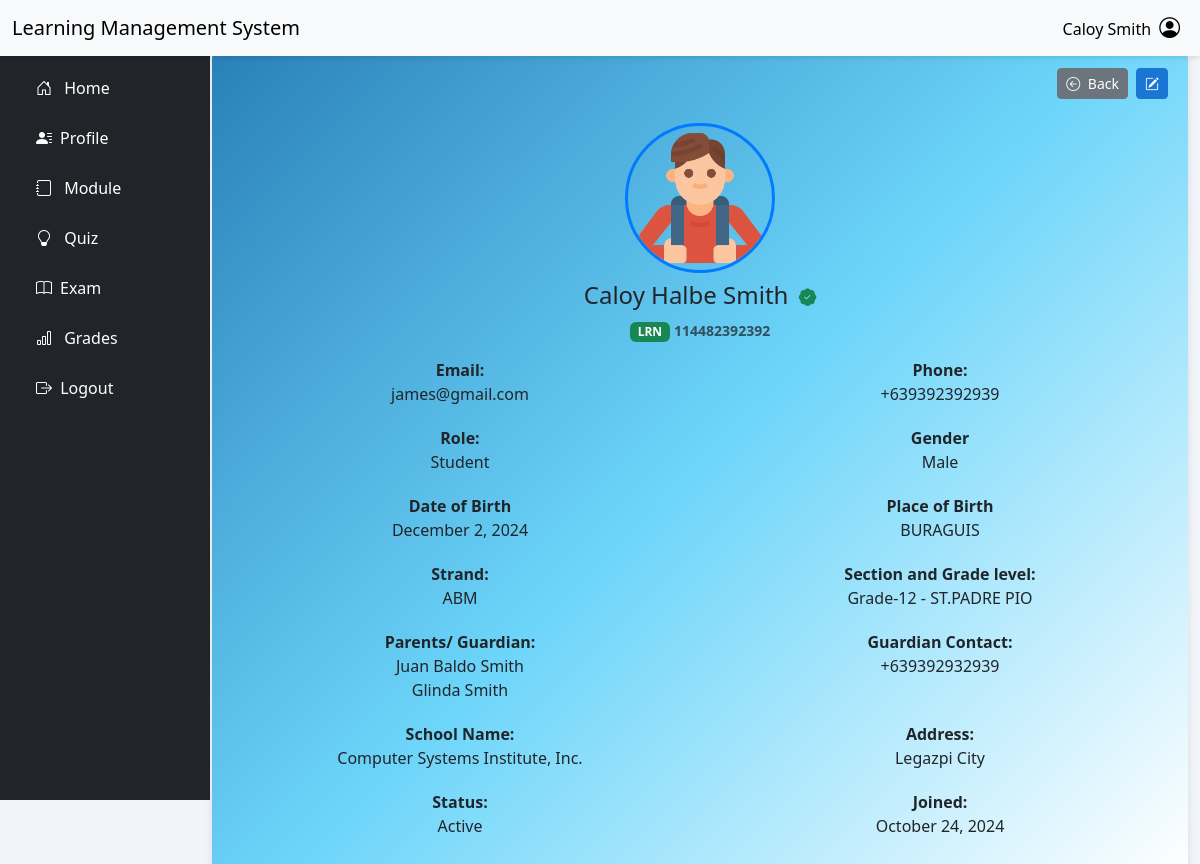
The page /?page=student_prof (signed in) on the database as committed earlier.
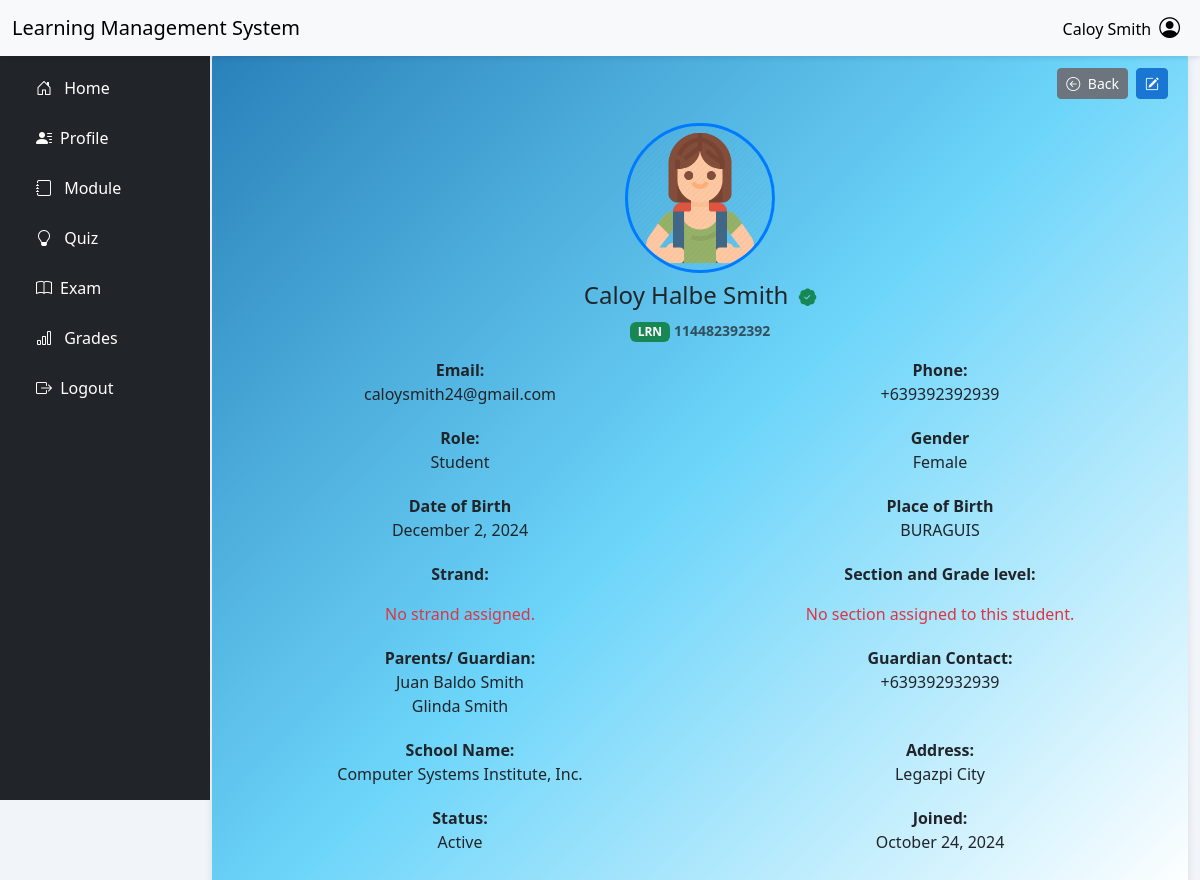
The same page on the database as committed later.
### tables this page shows
CREATE TABLE `student` (
  `stu_lrn` varchar(12) NOT NULL COMMENT 'STUDENT LRN',
  `stu_fname` varchar(50) NOT NULL,
  `stu_mname` varchar(30) DEFAULT NULL,
  `stu_lname` varchar(50) NOT NULL,
  `stu_address` varchar(100) NOT NULL,
  `stu_contact` varchar(15) NOT NULL,
  `stu_gender` varchar(50) NOT NULL,
  `stu_email` varchar(100) NOT NULL,
  `stu_dob` date NOT NULL,
  `stu_pob` varchar(70) NOT NULL COMMENT 'Place of birth',
  `father_name` varchar(250) NOT NULL COMMENT 'Parent name',
  `mother_name` varchar(250) NOT NULL COMMENT 'Parent Name',
  `parent_contact` varchar(15) NOT NULL,
  `id` varchar(50) DEFAULT NULL COMMENT 'User ID'
);

CREATE TABLE `section` (
  `section_code` varchar(50) NOT NULL,
  `strand_code` varchar(50) DEFAULT NULL,
  `grade_lvl` varchar(30) NOT NULL,
  `section_name` varchar(20) DEFAULT NULL,
  `teacher_id` varchar(50) DEFAULT NULL,
  `date_created` date NOT NULL
);

CREATE TABLE `strand` (
  `strand_code` varchar(50) NOT NULL,
  `strand_name` varchar(30) DEFAULT NULL,
  `strand_desc` varchar(100) DEFAULT NULL
);

CREATE TABLE `enroll` (
  `stu_lrn` varchar(12) NOT NULL COMMENT 'STUDENT LRN',
  `section_code` varchar(50) NOT NULL COMMENT 'SECTION NAME',
  `semester` varchar(50) NOT NULL COMMENT 'set semester',
  `school_year` varchar(30) NOT NULL COMMENT 'set school year',
  `date_enroll` date DEFAULT NULL,
  `enroll_status` varchar(30) NOT NULL,
  `current_school` varchar(70) NOT NULL,
  `school_id` mediumint UNSIGNED DEFAULT NULL,
  `school_address` varchar(100) NOT NULL,
  `school_type` varchar(30) NOT NULL,
  `requirements_submit` varchar(100) DEFAULT NULL
);

### includes/dbh-inc.php (called while the page is built)
<?php
include "function.php";
$mySQLFunction = new myDataBase("localhost", "root", "Nicolas051002", "lms_db");

### includes/function.php (called while the page is built, shortened)
<?php
class myDataBase
{
    private $hostname;
    private $username;
    private $password;
    private $database;
    public $con;
    public function __construct($hostname, $username, $password, $database)
    {
        $this->hostname = $hostname;
        $this->username = $username;
        $this->password = $password;
        $this->database = $database;
    }
    public function connection()
    {
        try {
            if (!$this->con) {
                $this->con = mysqli_connect($this->hostname, $this->username, $this->password, $this->database);
                if ($this->con) {
                    return true;
                } else {
                    return false;
                }
            } else {
                return true;
            }
        } catch (mysqli_sql_exception $e) {
            echo $e;
        }
    }
    public function disconnect()
    {
        if ($this->con) {
            if (mysqli_close($this->con)) {
                $this->con = false;
                return true;
            } else {
                return false;
            }
        } else {
            return true;
        }
    }
    public function getSchool()
    {
        $sql = "SELECT * FROM `SCHOOL`";
        $stored = ($this->con->query($sql))->fetch_assoc();
        return $stored;
    }
    public function getStudentInfo($studentID)
    {
        $sql = "SELECT * FROM `student` WHERE stu_lrn = ?";
        $stmt = $this->con->prepare($sql);
        $stmt->bind_param("i", $studentID);
        $stmt->execute();
        $result = $stmt->get_result()->fetch_assoc();
        return $result;
    }
    public function getStudentSection($student_id)
    {
        $sql = "SELECT enroll.semester, enroll.school_year, enroll.section_code, section.section_name, section.grade_lvl
                FROM enroll
                JOIN section ON enroll.section_code = section.section_code
                WHERE enroll.stu_lrn = ?";
        $stmt = $this->con->prepare($sql);
        $stmt->bind_param("s", $student_id);
        $stmt->execute();
        $result = $stmt->get_result()->fetch_all(MYSQLI_ASSOC);
        return $result;
    }
    public function getStudentStrandName($student_id)
    {
        $sql = "SELECT section.strand_code, strand.strand_name
            FROM enroll
            JOIN section ON enroll.section_code = section.section_code
            JOIN strand ON section.strand_code = strand.strand_code
            WHERE enroll.stu_lrn = ?";
        $stmt = $this->con->prepare($sql);
        $stmt->bind_param("s", $student_id);
        $stmt->execute();
        $result = $stmt->get_result()->fetch_all(MYSQLI_ASSOC);
        return $result;
    }
}

### student_prof.php (the view, shortened to what the changed rows need)
<?php
require_once "./includes/dbh-inc.php";
$mySQLFunction->connection();
$showSchool = $mySQLFunction->getSchool();
$studentInfo  = $mySQLFunction->getStudentInfo($_SESSION['stu_lrn']);
$studentSection = $mySQLFunction->getStudentSection($_SESSION['stu_lrn']);
$studentStrandName = $mySQLFunction->getStudentStrandName($_SESSION['stu_lrn']);
$studentFullName = $studentInfo['stu_fname'] . ' ' . $studentInfo['stu_mname'] . ' ' . $studentInfo['stu_lname'];
$birthDate = new DateTime($studentInfo['stu_dob']);
$formattedbirthDate = $birthDate->format('F j, Y');
?>
<main class="col-md-12 ms-sm-auto col-lg-10">
    <div class="container">
        <div class="row">
            <div class="col-md-12">
                <div class="profile-card">
                    <div class="d-flex flex-wrap justify-content-end mb-3">
                        <button class="btn btn-secondary btn-sm me-2 mb-2"
                            onclick="location.href='index.php?page=index'">
                            <i class="bi bi-arrow-left-circle me-1"></i> Back
                        </button>
                        <button type="button" class="btn btn-primary btn-sm mb-2"
                            title="Edit" data-bs-toggle="modal" data-bs-target="#updatestudentinfo">
                            <i class="bi bi-pencil-square"></i>
                        </button>
                    </div>
                    <div class="profile-header text-center mb-3">
                        <?php if ($studentInfo['stu_gender'] === "MALE") { ?>
                            <img src="./assets/Upload/malestudent.webp" alt="Profile Image"  draggable="false"  class="profile-img-circle mb-2">
                        <?php } else { ?>
                            <img src="./assets/Upload/femalestudent.webp" alt="Profile Image"  draggable="false"  class="profile-img-circle mb-2">
                        <?php } ?>
                        <h4><?php echo ucwords(strtolower($studentFullName)); ?>
                            <i class="bi bi-patch-check-fill ms-1 text-success" style="font-size: 1.1rem;"></i>
                        </h4>
                        <span class="badge bg-success text-white">LRN</span>
                        <small class="text-muted fw-semibold">
                            <?php echo htmlspecialchars($studentInfo['stu_lrn'], ENT_QUOTES, 'UTF-8'); ?>
                        </small>
                        <br />
                    </div>
                    <div class="profile-details">
                        <div class="row mb-1">
                            <div class="col-md-6">
                                <strong>Email:</strong>
                                <p><?php echo strtolower($studentInfo['stu_email']); ?></p>
                            </div>
                            <div class="col-md-6">
                                <strong>Phone:</strong>
                                <p>+63<?php echo $studentInfo['stu_contact']; ?></p>
                            </div>
                        </div>
                        <div class="row mb-1">
                            <div class="col-md-6">
                                <strong>Role:</strong>
                                <p><?php echo ucwords(strtolower($_SESSION["user_role"])); ?></p>
                            </div>
                            <div class="col-md-6">
                                <strong>Gender</strong>
                                <p><?php echo ucwords(strtolower($studentInfo['stu_gender'])); ?></p>
                            </div>
                        </div>
                        <div class="row mb-1">
                            <div class="col-md-6">
                                <strong>Date of Birth</strong>
                                <p><?php echo htmlspecialchars($formattedbirthDate); ?></p>
                            </div>
                            <div class="col-md-6">
                                <strong>Place of Birth</strong>
                                <p><?php echo $studentInfo['stu_pob']; ?></p>
                            </div>
                        </div>
                        <div class="row mb-1">
                            <div class="col-md-6">
                                <strong>Strand:</strong>
                                <p>
                                    <?php
                                    if (!empty($studentStrandName)) {
                                        foreach ($studentStrandName as $strand) {
                                            echo htmlspecialchars($strand["strand_name"]);
                                        }
                                    } else {
                                        echo '<div class="text-danger">No strand assigned.</div>';
                                    }
                                    ?>
                                </p>
                            </div>
                            <div class="col-md-6">
                                <strong>Section and Grade level:</strong>
                                <p>
                                    <?php
                                    if (!empty($studentSection)) {
                                        foreach ($studentSection as $section) {
                                            echo ucwords(strtolower($section["grade_lvl"])) . ' - ' . htmlspecialchars($section["section_name"]) . ' <br>';
                                        }
                                    } else {
                                        echo '<div class="text-danger">No section assigned to this student.</div>';
                                    }
                                    ?>
                                </p>
                            </div>
                        </div>
                        <div class="row mb-1">
                            <div class="col-md-6">
                                <strong>Parents/ Guardian:</strong>
                                <p><?php echo ucwords(strtolower($studentInfo['father_name'])); ?></br>
                                    <?php echo ucwords(strtolower($studentInfo['mother_name'])); ?></p>
                            </div>
                            <div class="col-md-6">
                                <strong>Guardian Contact:</strong>
                                <p>+63<?php echo  $studentInfo['parent_contact']; ?></p>
                            </div>
                        </div>
                        <div class="row mb-1">
                            <div class="col-md-6">
                                <strong>School Name:</strong>
                                <p><?php echo ucwords(strtolower($showSchool['SCHOOL_NAME'])); ?></p>
                            </div>
                            <div class="col-md-6">
                                <strong>Address:</strong>
                                <p><?php echo ucwords(strtolower($studentInfo['stu_address'])); ?></p>
                            </div>
                        </div>
                        <div class="row mb-1">
                            <div class="col-md-6">
                                <strong> Status:</strong>
                                <p>Active</p>
                            </div>
                            <div class="col-md-6">
                                <strong>Joined:</strong>
                                <p><?php echo htmlspecialchars($_SESSION["student_added"]); ?></p>
                            </div>
                        </div>
                    </div>
                </div>
            </div>
        </div>
    </div>
</main>

Rows that differ between the two databases and show on the page:
removed section: strand_code.strand_name "ABM"
removed enroll: section_code.grade_lvl "Grade-12", section_code.section_name "ST.PADRE PIO"
changed student "Caloy Halbe Smith": stu_email "james@gmail.com" → "caloysmith24@gmail.com"; stu_gender "Male" → "Female"
Other text that changed with them:
text now shown: "No strand assigned. No section assigned to this student."
